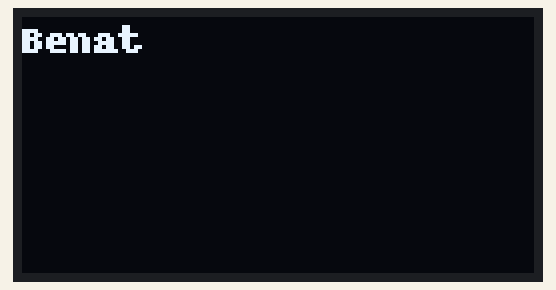
A program run on a simulated Raspberry Pi (BCM pin numbers). Shown: 128×64 one-colour display. What the program prints to the terminal is not drawn.

Above: at 0.2 s.
At 2.3 s:
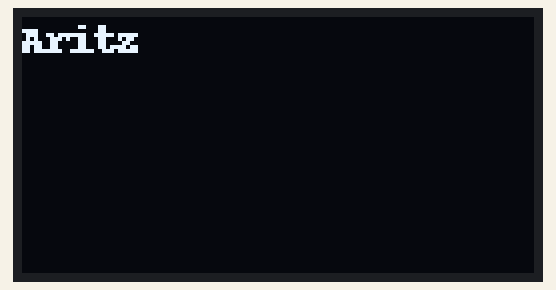

The program:

display.py
```python
import time
import signal
import sys
from luma.core.interface.serial import i2c
from luma.core.render import canvas
from luma.oled.device import sh1106
from threading import Lock

# Initialize the OLED display
serial = i2c(port=1, address=0x3C)
device = sh1106(serial, rotate=0)
display_lock = Lock()  # Create a new lock

# Messages to display
messages = ["Benat", "Aritz"]
current_message_index = 0

# Function to display a message
def display_message(message):
    with display_lock:  # Acquire the lock while writing to the display
        with canvas(device) as draw:
            draw.text((0, 0), message, fill="white")

# Function to get the current message
def get_current_message():
    global current_message_index
    return messages[current_message_index]

# Function to handle Ctrl+C interrupt signal
def signal_handler(sig, frame):
    print('Ctrl+C detected! Turning off display.')
    device.cleanup()
    sys.exit(0)

# Register the signal handler
signal.signal(signal.SIGINT, signal_handler)

# Function to loop through messages
def loop_messages():
    global current_message_index
    while True:
        print(f"Displaying message: {messages[current_message_index]}")
        display_message(messages[current_message_index])
        current_message_index = (current_message_index + 1) % len(messages)
        time.sleep(2)

# Start the message loop
loop_messages()
```

Measured:
- what the display in image 0 shows lasts 2.1 s, from 0.2 s to 2.3 s
